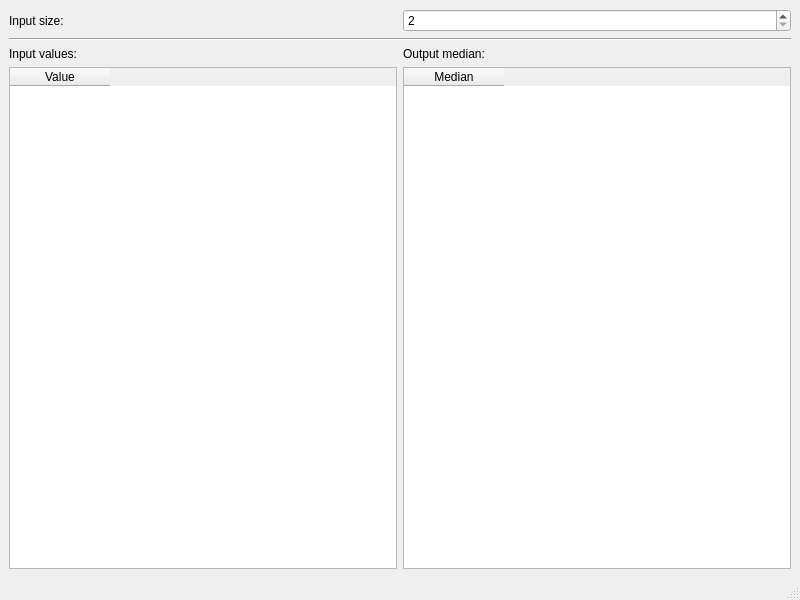
<?xml version="1.0" encoding="UTF-8"?>
<ui version="4.0">
 <class>MainWindow</class>
 <widget class="QMainWindow" name="MainWindow">
  <property name="geometry">
   <rect>
    <x>0</x>
    <y>0</y>
    <width>800</width>
    <height>600</height>
   </rect>
  </property>
  <property name="windowTitle">
   <string>MainWindow</string>
  </property>
  <widget class="QWidget" name="centralwidget">
   <layout class="QGridLayout" name="gridLayout">
    <item row="3" column="0">
     <widget class="QTableWidget" name="inpTable">
      <column>
       <property name="text">
        <string>Value</string>
       </property>
      </column>
     </widget>
    </item>
    <item row="2" column="1">
     <widget class="QLabel" name="label_3">
      <property name="text">
       <string>Output median:</string>
      </property>
     </widget>
    </item>
    <item row="0" column="0">
     <widget class="QLabel" name="label">
      <property name="text">
       <string>Input size:</string>
      </property>
     </widget>
    </item>
    <item row="3" column="1">
     <widget class="QTableWidget" name="outTable">
      <property name="editTriggers">
       <set>QAbstractItemView::NoEditTriggers</set>
      </property>
      <property name="selectionMode">
       <enum>QAbstractItemView::SingleSelection</enum>
      </property>
      <property name="selectionBehavior">
       <enum>QAbstractItemView::SelectRows</enum>
      </property>
      <column>
       <property name="text">
        <string>Median</string>
       </property>
      </column>
     </widget>
    </item>
    <item row="2" column="0">
     <widget class="QLabel" name="label_2">
      <property name="text">
       <string>Input values:</string>
      </property>
     </widget>
    </item>
    <item row="0" column="1">
     <widget class="QSpinBox" name="inpCnt">
      <property name="minimum">
       <number>2</number>
      </property>
     </widget>
    </item>
    <item row="1" column="0" colspan="2">
     <widget class="Line" name="line">
      <property name="orientation">
       <enum>Qt::Horizontal</enum>
      </property>
     </widget>
    </item>
   </layout>
  </widget>
  <widget class="QMenuBar" name="menubar">
   <property name="geometry">
    <rect>
     <x>0</x>
     <y>0</y>
     <width>800</width>
     <height>22</height>
    </rect>
   </property>
  </widget>
  <widget class="QStatusBar" name="statusbar"/>
 </widget>
 <resources/>
 <connections/>
</ui>
